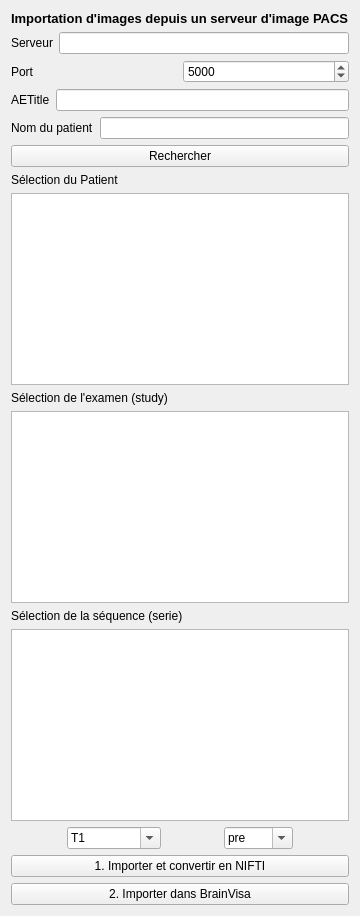
      <widget class="QWidget" name="tab">
       <attribute name="title">
        <string>Importation PACS</string>
       </attribute>
       <layout class="QVBoxLayout" name="verticalLayout_2">
        <item>
         <widget class="QLabel" name="label_21">
          <property name="font">
           <font>
            <pointsize>10</pointsize>
            <weight>75</weight>
            <bold>true</bold>
           </font>
          </property>
          <property name="text">
           <string>Importation d'images depuis un serveur d'image PACS</string>
          </property>
         </widget>
        </item>
        <item>
         <layout class="QHBoxLayout" name="horizontalLayout_2">
          <item>
           <widget class="QLabel" name="label">
            <property name="text">
             <string>Serveur</string>
            </property>
           </widget>
          </item>
          <item>
           <widget class="QLineEdit" name="pacsServerEdit"/>
          </item>
         </layout>
        </item>
        <item>
         <layout class="QHBoxLayout" name="horizontalLayout_3">
          <item>
           <widget class="QLabel" name="label_2">
            <property name="text">
             <string>Port</string>
            </property>
           </widget>
          </item>
          <item>
           <widget class="QSpinBox" name="pacsPortSpin">
            <property name="maximum">
             <number>65535</number>
            </property>
            <property name="value">
             <number>5000</number>
            </property>
           </widget>
          </item>
         </layout>
        </item>
        <item>
         <layout class="QHBoxLayout" name="horizontalLayout_4">
          <item>
           <widget class="QLabel" name="label_3">
            <property name="text">
             <string>AETitle</string>
            </property>
           </widget>
          </item>
          <item>
           <widget class="QLineEdit" name="pacsAETitle"/>
          </item>
         </layout>
        </item>
        <item>
         <layout class="QHBoxLayout" name="horizontalLayout_5">
          <item>
           <widget class="QLabel" name="label_4">
            <property name="text">
             <string>Nom du patient</string>
            </property>
           </widget>
          </item>
          <item>
           <widget class="QLineEdit" name="patientSearchName"/>
          </item>
         </layout>
        </item>
        <item>
         <widget class="QPushButton" name="pacsSearchButton">
          <property name="text">
           <string>Rechercher</string>
          </property>
         </widget>
        </item>
        <item>
         <widget class="QLabel" name="label_5">
          <property name="text">
           <string>Sélection du Patient</string>
          </property>
         </widget>
        </item>
        <item>
         <widget class="QListWidget" name="pacsPatientList">
          <property name="selectionMode">
           <enum>QAbstractItemView::MultiSelection</enum>
          </property>
         </widget>
        </item>
        <item>
         <widget class="QLabel" name="label_6">
          <property name="text">
           <string>Sélection de l'examen (study)</string>
          </property>
         </widget>
        </item>
        <item>
         <widget class="QListWidget" name="pacsStudiesList">
          <property name="selectionMode">
           <enum>QAbstractItemView::MultiSelection</enum>
          </property>
         </widget>
        </item>
        <item>
         <widget class="QLabel" name="label_7">
          <property name="text">
           <string>Sélection de la séquence (serie)</string>
          </property>
         </widget>
        </item>
        <item>
         <widget class="QListWidget" name="pacsSeriesList">
          <property name="selectionMode">
           <enum>QAbstractItemView::MultiSelection</enum>
          </property>
         </widget>
        </item>
        <item>
         <layout class="QHBoxLayout" name="horizontalLayout">
          <item>
           <spacer name="horizontalSpacer_2">
            <property name="orientation">
             <enum>Qt::Horizontal</enum>
            </property>
            <property name="sizeHint" stdset="0">
             <size>
              <width>40</width>
              <height>20</height>
             </size>
            </property>
           </spacer>
          </item>
          <item>
           <widget class="QComboBox" name="pacsSeqType">
            <property name="editable">
             <bool>true</bool>
            </property>
            <item>
             <property name="text">
              <string>T1</string>
             </property>
            </item>
            <item>
             <property name="text">
              <string>T2</string>
             </property>
            </item>
            <item>
             <property name="text">
              <string>CT-scanner</string>
             </property>
            </item>
            <item>
             <property name="text">
              <string>TEP</string>
             </property>
            </item>
           </widget>
          </item>
          <item>
           <spacer name="horizontalSpacer_4">
            <property name="orientation">
             <enum>Qt::Horizontal</enum>
            </property>
            <property name="sizeHint" stdset="0">
             <size>
              <width>40</width>
              <height>20</height>
             </size>
            </property>
           </spacer>
          </item>
          <item>
           <widget class="QComboBox" name="pacsAcqType">
            <property name="editable">
             <bool>true</bool>
            </property>
            <item>
             <property name="text">
              <string>pre</string>
             </property>
            </item>
            <item>
             <property name="text">
              <string>post</string>
             </property>
            </item>
            <item>
             <property name="text">
              <string>postOp</string>
             </property>
            </item>
           </widget>
          </item>
          <item>
           <spacer name="horizontalSpacer_3">
            <property name="orientation">
             <enum>Qt::Horizontal</enum>
            </property>
            <property name="sizeHint" stdset="0">
             <size>
              <width>40</width>
              <height>20</height>
             </size>
            </property>
           </spacer>
          </item>
         </layout>
        </item>
        <item>
         <widget class="QPushButton" name="pacsImportButton">
          <property name="text">
           <string>1. Importer et convertir en NIFTI</string>
          </property>
         </widget>
        </item>
        <item>
         <widget class="QPushButton" name="pacsImportBVButton">
          <property name="text">
           <string>2. Importer dans BrainVisa</string>
          </property>
         </widget>
        </item>
       </layout>
      </widget>
